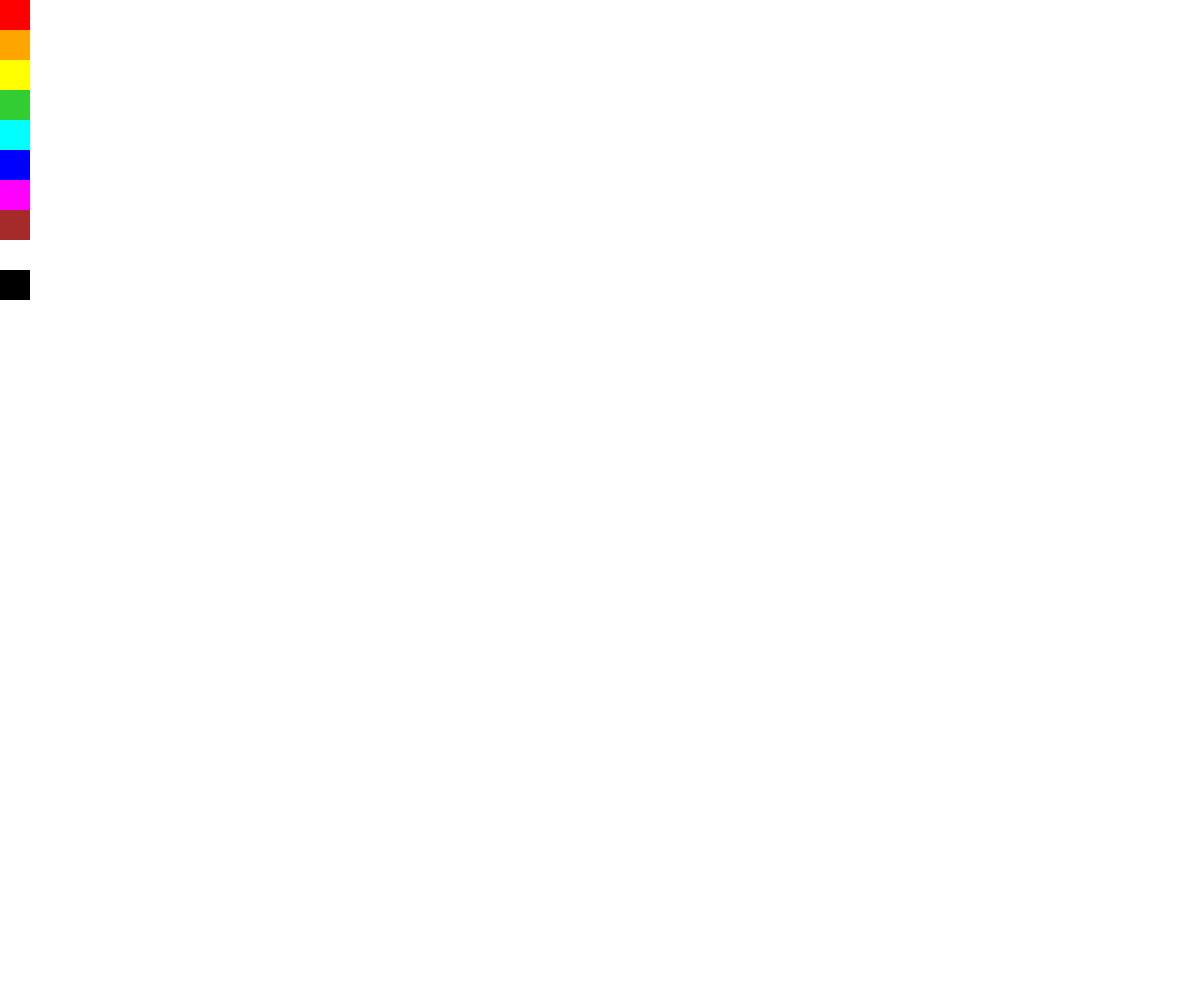
Frame 1 (no input)
Frame 60 (no input): identical to frame 1, image omitted
Frame 120 (the mouse pressed at the canvas centre since frame 60): identical to frame 1, image omitted

The p5.js sketch that drew this single still picture (run headless with seeded random() and noise() and a simulated clock; from frame 60 on, the mouse is pressed at the canvas centre):

// p5.js sketch
// ── sketch.js
var colors = 
[
  'red', 
  'orange',
  'yellow', 
  'limegreen', 
  'cyan', 
  'blue', 
  'magenta', 
  'brown', 
  'white', 
  'black'
];
var currentColor = 'red';
var paletteWidth = 30;
var prevX, prevY;

function setup() 
{
  createCanvas(windowWidth, windowHeight);
  background(255);
  drawPalette();
}

function drawPalette() 
{
  noStroke();
  for (let i = 0; i < colors.length; i++) 
    {
      fill(colors[i]);
      rect(0, i * 30, paletteWidth, 30);
    }
}

function mousePressed() 
{
  if (mouseX < paletteWidth) 
    {
      let index = floor(mouseY / 30);
      if (index >= 0 && index < colors.length) 
        {
          currentColor = colors[index];
        }
    } else 
    {
      prevX = mouseX;
      prevY = mouseY;
    }
}

function mouseDragged() 
{
  if (mouseX >= paletteWidth) 
    {
    stroke(currentColor);
    strokeWeight(8);
    line(prevX, prevY, mouseX, mouseY);
    prevX = mouseX;
    prevY = mouseY;
  }
}

function draw() 
{
  drawPalette();
}
